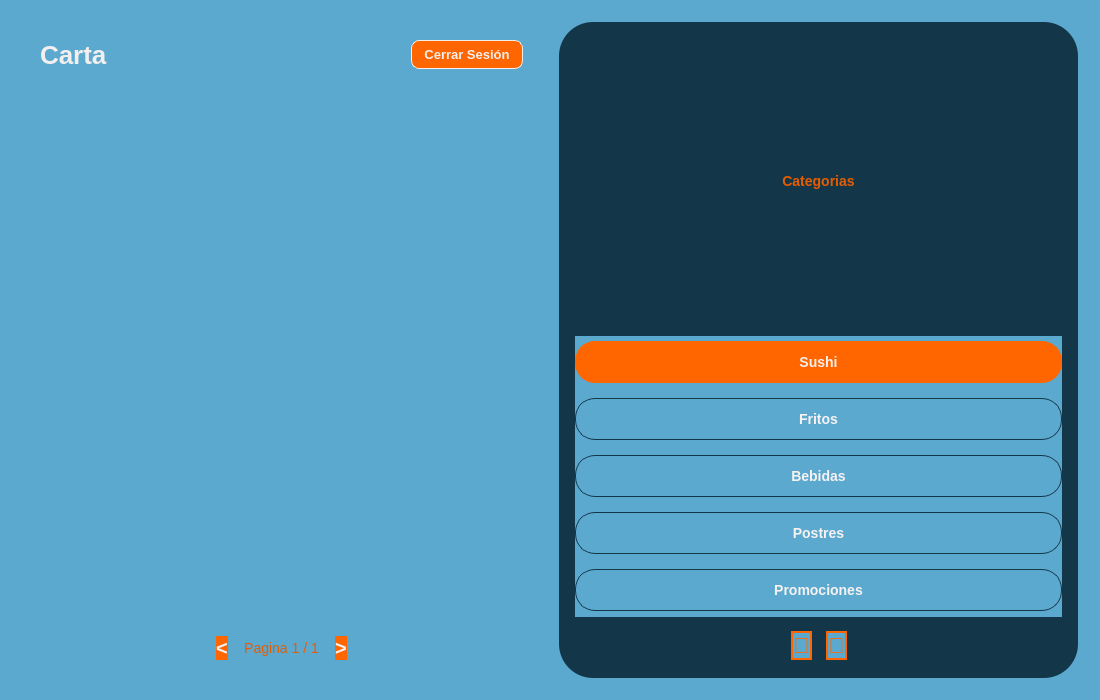
<?xml version="1.0" encoding="UTF-8"?>
<ui version="4.0">
 <class>CartaUI</class>
 <widget class="QWidget" name="CartaUI">
  <property name="geometry">
   <rect><x>0</x><y>0</y><width>1100</width><height>700</height></rect>
  </property>
  <property name="windowTitle"><string>Carta</string></property>
  <property name="styleSheet"><string>background-color: #5CA9D0;</string></property>

  <layout class="QHBoxLayout" name="root_layout">
   <property name="leftMargin"><number>22</number></property>
   <property name="topMargin"><number>22</number></property>
   <property name="rightMargin"><number>22</number></property>
   <property name="bottomMargin"><number>22</number></property>
   <property name="spacing"><number>18</number></property>

   <!-- ═══════════════════════════════ PANEL IZQUIERDO ═══════════════════════════════ -->
   <item>
    <widget class="QFrame" name="left_panel">
     <property name="styleSheet"><string>QFrame { background-color: #5CA9D0; border-radius: 34px; }</string></property>
     <layout class="QVBoxLayout" name="left_layout">
      <property name="leftMargin"><number>18</number></property>
      <property name="topMargin"><number>18</number></property>
      <property name="rightMargin"><number>18</number></property>
      <property name="bottomMargin"><number>18</number></property>
      <property name="spacing"><number>18</number></property>

      <!-- CABECERA: título + botón cerrar sesión -->
      <item>
       <layout class="QHBoxLayout" name="header_layout">
        <item>
         <widget class="QLabel" name="header_label">
          <property name="text"><string>Carta</string></property>
          <property name="styleSheet"><string>color: #F3EFEF; font-family: Arial; font-size: 26px; font-weight: 700;</string></property>
         </widget>
        </item>
        <item>
         <spacer name="header_spacer">
          <property name="orientation"><enum>Qt::Horizontal</enum></property>
          <property name="sizeHint" stdset="0"><size><width>40</width><height>20</height></size></property>
         </spacer>
        </item>
        <item>
         <widget class="QPushButton" name="btn_cerrar_sesion">
          <property name="text"><string>Cerrar Sesión</string></property>
          <property name="cursor"><cursorShape>PointingHandCursor</cursorShape></property>
          <property name="minimumWidth"><number>120</number></property>
          <property name="maximumWidth"><number>120</number></property>
          <property name="styleSheet"><string>QPushButton { background-color: #ff6600; color: #F3EFEF; border: 1px solid #F3EFEF; border-radius: 8px; font-family: Arial; font-size: 13px; font-weight: bold; padding: 6px 12px; } QPushButton:hover { background-color: #e65c00; }</string></property>
         </widget>
        </item>
       </layout>
      </item>

      <!-- GRID DE PRODUCTOS (se rellena en .py) -->
      <item stretch="1">
       <widget class="QWidget" name="grid_container">
        <layout class="QGridLayout" name="product_grid">
         <property name="horizontalSpacing"><number>18</number></property>
         <property name="verticalSpacing"><number>18</number></property>
         <property name="leftMargin"><number>0</number></property>
         <property name="topMargin"><number>0</number></property>
         <property name="rightMargin"><number>0</number></property>
         <property name="bottomMargin"><number>0</number></property>
        </layout>
       </widget>
      </item>

      <!-- NAVEGACIÓN DE PÁGINAS -->
      <item>
       <layout class="QHBoxLayout" name="nav_layout">
        <property name="spacing"><number>16</number></property>
        <item>
         <spacer name="nav_spacer_left">
          <property name="orientation"><enum>Qt::Horizontal</enum></property>
          <property name="sizeHint" stdset="0"><size><width>40</width><height>20</height></size></property>
         </spacer>
        </item>
        <item>
         <widget class="QPushButton" name="prev_button">
          <property name="text"><string>&lt;</string></property>
          <property name="cursor"><cursorShape>PointingHandCursor</cursorShape></property>
          <property name="minimumWidth"><number>48</number></property>
          <property name="maximumWidth"><number>48</number></property>
          <property name="minimumHeight"><number>48</number></property>
          <property name="maximumHeight"><number>48</number></property>
          <property name="styleSheet"><string>QPushButton { background-color: #ff6600; color: #F3EFEF; border: none; border-radius: 24px; font-family: Arial; font-size: 20px; font-weight: 700; } QPushButton:hover { background-color: #e65c00; }</string></property>
         </widget>
        </item>
        <item>
         <widget class="QLabel" name="page_info">
          <property name="text"><string>Pagina 1 / 1</string></property>
          <property name="alignment"><set>Qt::AlignCenter</set></property>
          <property name="styleSheet"><string>color: #e65c00; font-family: Arial; font-size: 14px;</string></property>
         </widget>
        </item>
        <item>
         <widget class="QPushButton" name="next_button">
          <property name="text"><string>&gt;</string></property>
          <property name="cursor"><cursorShape>PointingHandCursor</cursorShape></property>
          <property name="minimumWidth"><number>48</number></property>
          <property name="maximumWidth"><number>48</number></property>
          <property name="minimumHeight"><number>48</number></property>
          <property name="maximumHeight"><number>48</number></property>
          <property name="styleSheet"><string>QPushButton { background-color: #ff6600; color: #F3EFEF; border: none; border-radius: 24px; font-family: Arial; font-size: 20px; font-weight: 700; } QPushButton:hover { background-color: #e65c00; }</string></property>
         </widget>
        </item>
        <item>
         <spacer name="nav_spacer_right">
          <property name="orientation"><enum>Qt::Horizontal</enum></property>
          <property name="sizeHint" stdset="0"><size><width>40</width><height>20</height></size></property>
         </spacer>
        </item>
       </layout>
      </item>

     </layout>
    </widget>
   </item>

   <!-- ═══════════════════════════════ PANEL DERECHO ════════════════════════════════ -->
   <item>
    <widget class="QFrame" name="right_panel">
     <property name="minimumWidth"><number>210</number></property>
     <property name="maximumWidth"><number>210</number></property>
     <property name="styleSheet"><string>QFrame { background-color: #133749; border-radius: 34px; }</string></property>
     <layout class="QVBoxLayout" name="right_layout">
      <property name="leftMargin"><number>16</number></property>
      <property name="topMargin"><number>18</number></property>
      <property name="rightMargin"><number>16</number></property>
      <property name="bottomMargin"><number>18</number></property>
      <property name="spacing"><number>14</number></property>

      <!-- TÍTULO CATEGORÍAS -->
      <item>
       <widget class="QLabel" name="categories_title">
        <property name="text"><string>Categorias</string></property>
        <property name="alignment"><set>Qt::AlignCenter</set></property>
        <property name="styleSheet"><string>color: #e65c00; font-family: Arial; font-size: 14px; font-weight: 700;</string></property>
       </widget>
      </item>

      <!-- BOTONES DE CATEGORÍA (estáticos, uno por categoría) -->
      <item stretch="1">
       <widget class="QWidget" name="categories_container">
        <layout class="QVBoxLayout" name="categories_layout">
         <property name="spacing"><number>10</number></property>
         <property name="leftMargin"><number>0</number></property>
         <property name="topMargin"><number>0</number></property>
         <property name="rightMargin"><number>0</number></property>
         <property name="bottomMargin"><number>0</number></property>

         <item>
          <widget class="QPushButton" name="cat_btn_sushi">
           <property name="text"><string>Sushi</string></property>
           <property name="cursor"><cursorShape>PointingHandCursor</cursorShape></property>
           <property name="minimumHeight"><number>76</number></property>
           <property name="styleSheet"><string>QPushButton { background-color: #ff6600; color: #F3EFEF; border: 1px solid #ff6600; border-radius: 20px; font-family: Arial; font-size: 14px; font-weight: 700; padding: 12px; } QPushButton:hover { background-color: #e65c00; color: #F3EFEF; border: 1px solid #ff6600; }</string></property>
          </widget>
         </item>

         <item>
          <widget class="QPushButton" name="cat_btn_fritos">
           <property name="text"><string>Fritos</string></property>
           <property name="cursor"><cursorShape>PointingHandCursor</cursorShape></property>
           <property name="minimumHeight"><number>76</number></property>
           <property name="styleSheet"><string>QPushButton { background-color: #5CA9D0; color: #F6F2F2; border: 1px solid #133749; border-radius: 20px; font-family: Arial; font-size: 14px; font-weight: 700; padding: 12px; } QPushButton:hover { background-color: #ff6600; color: #F3EFEF; border: 1px solid #ff6600; }</string></property>
          </widget>
         </item>

         <item>
          <widget class="QPushButton" name="cat_btn_bebidas">
           <property name="text"><string>Bebidas</string></property>
           <property name="cursor"><cursorShape>PointingHandCursor</cursorShape></property>
           <property name="minimumHeight"><number>76</number></property>
           <property name="styleSheet"><string>QPushButton { background-color: #5CA9D0; color: #F6F2F2; border: 1px solid #133749; border-radius: 20px; font-family: Arial; font-size: 14px; font-weight: 700; padding: 12px; } QPushButton:hover { background-color: #ff6600; color: #F3EFEF; border: 1px solid #ff6600; }</string></property>
          </widget>
         </item>

         <item>
          <widget class="QPushButton" name="cat_btn_postres">
           <property name="text"><string>Postres</string></property>
           <property name="cursor"><cursorShape>PointingHandCursor</cursorShape></property>
           <property name="minimumHeight"><number>76</number></property>
           <property name="styleSheet"><string>QPushButton { background-color: #5CA9D0; color: #F6F2F2; border: 1px solid #133749; border-radius: 20px; font-family: Arial; font-size: 14px; font-weight: 700; padding: 12px; } QPushButton:hover { background-color: #ff6600; color: #F3EFEF; border: 1px solid #ff6600; }</string></property>
          </widget>
         </item>

         <item>
          <widget class="QPushButton" name="cat_btn_promociones">
           <property name="text"><string>Promociones</string></property>
           <property name="cursor"><cursorShape>PointingHandCursor</cursorShape></property>
           <property name="minimumHeight"><number>76</number></property>
           <property name="styleSheet"><string>QPushButton { background-color: #5CA9D0; color: #F6F2F2; border: 1px solid #133749; border-radius: 20px; font-family: Arial; font-size: 14px; font-weight: 700; padding: 12px; } QPushButton:hover { background-color: #ff6600; color: #F3EFEF; border: 1px solid #ff6600; }</string></property>
          </widget>
         </item>

        </layout>
       </widget>
      </item>

      <!-- BOTONES CIRCULARES: perfil y carrito -->
      <item>
       <layout class="QHBoxLayout" name="bottom_buttons_layout">
        <property name="spacing"><number>14</number></property>
        <item>
         <spacer name="btn_spacer_left">
          <property name="orientation"><enum>Qt::Horizontal</enum></property>
          <property name="sizeHint" stdset="0"><size><width>10</width><height>20</height></size></property>
         </spacer>
        </item>

        <!-- Botón perfil: círculo con emoji 👤 como aproximación sin paintEvent -->
        <item>
         <widget class="QPushButton" name="profile_button">
          <property name="text"><string>👤</string></property>
          <property name="cursor"><cursorShape>PointingHandCursor</cursorShape></property>
          <property name="minimumWidth"><number>58</number></property>
          <property name="maximumWidth"><number>58</number></property>
          <property name="minimumHeight"><number>58</number></property>
          <property name="maximumHeight"><number>58</number></property>
          <property name="styleSheet"><string>QPushButton { background-color: #5CA9D0; color: #ff6600; border: 2px solid #ff6600; border-radius: 29px; font-family: Arial; font-size: 22px; } QPushButton:hover { background-color: #ff6600; color: #F3EFEF; }</string></property>
         </widget>
        </item>

        <!-- Botón carrito: círculo con emoji 🛒 como aproximación sin paintEvent -->
        <item>
         <widget class="QPushButton" name="cart_button">
          <property name="text"><string>🛒</string></property>
          <property name="cursor"><cursorShape>PointingHandCursor</cursorShape></property>
          <property name="minimumWidth"><number>58</number></property>
          <property name="maximumWidth"><number>58</number></property>
          <property name="minimumHeight"><number>58</number></property>
          <property name="maximumHeight"><number>58</number></property>
          <property name="styleSheet"><string>QPushButton { background-color: #5CA9D0; color: #ff6600; border: 2px solid #ff6600; border-radius: 29px; font-family: Arial; font-size: 22px; } QPushButton:hover { background-color: #ff6600; color: #F3EFEF; }</string></property>
         </widget>
        </item>

        <item>
         <spacer name="btn_spacer_right">
          <property name="orientation"><enum>Qt::Horizontal</enum></property>
          <property name="sizeHint" stdset="0"><size><width>10</width><height>20</height></size></property>
         </spacer>
        </item>
       </layout>
      </item>

     </layout>
    </widget>
   </item>

  </layout>
 </widget>
 <resources/>
 <connections/>
</ui>
